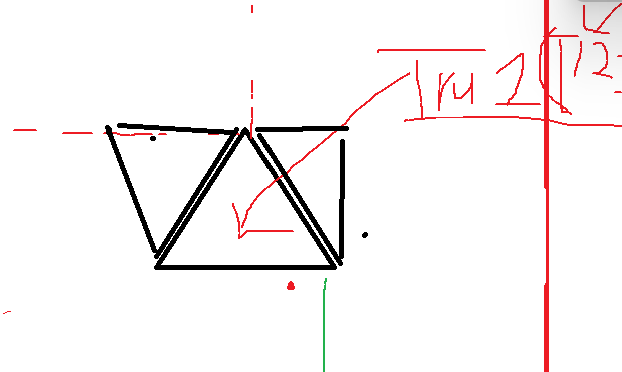
#> input picture get_pattern/images/test_sam_sannkaku_4.png, 622 x 372 px, found by its file name
$ python next.py
#> lines starting #> are read from the running program, lines starting #| are printed output that depends on the picture; after the words box and inside, x2 and y2 are one past the last pixel; in counts of white or black regions, pixels touching at a corner belong together
import cv2
import numpy as np

# 入力画像
img_path = "get_pattern/images/test_sam_sannkaku_4.png"
img = cv2.imread(img_path)
#> img is the input picture: shape (372, 622, 3); mean B, G, R 242.8, 242.7, 246.9

# ---- 黒色抽出 (RGBベース) ----
# 黒の範囲を定義
lower_black = np.array([0, 0, 0])
upper_black = np.array([50, 50, 50])  # 黒に近い色まで許容

mask = cv2.inRange(img, lower_black, upper_black)
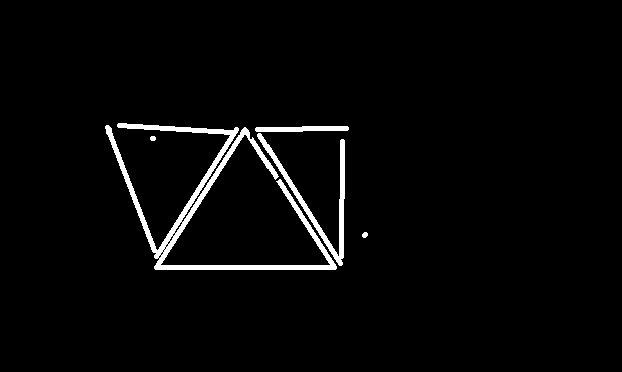
#> mask: shape (372, 622); 2.8% white; 5 white regions

# マスク画像から輪郭検出
contours, _ = cv2.findContours(mask, cv2.RETR_EXTERNAL, cv2.CHAIN_APPROX_SIMPLE)
#> contours = 5 contours, 1 with area under 20; largest, box (x1, y1, x2, y2) and area: (105, 123, 337, 270) 3776, (257, 133, 345, 266) 1122, (255, 126, 349, 132) 371, (362, 232, 368, 238) 20

# 輪郭を描画して確認
debug_img = img.copy()
cv2.drawContours(debug_img, contours, -1, (0, 255, 0), 2)
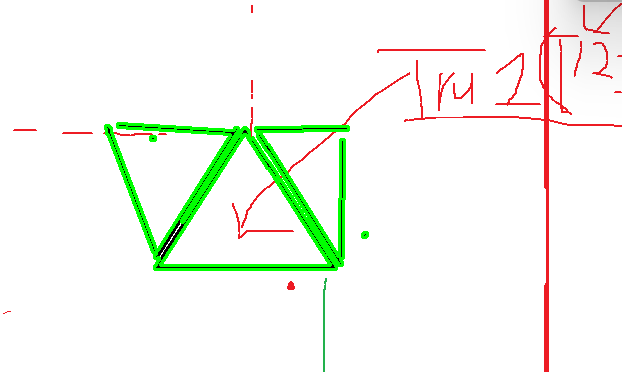
#> debug_img: shape (372, 622, 3); 3.59% of pixels changed, all inside (x1, y1, x2, y2) = (104, 122, 369, 271)

cv2.imshow("mask", mask)
cv2.imshow("detected contours", debug_img)
cv2.waitKey(0)
cv2.destroyAllWindows()

$ run again, with get_pattern/images/test_sam_sannkaku_1.png copied over get_pattern/images/test_sam_sannkaku_4.png
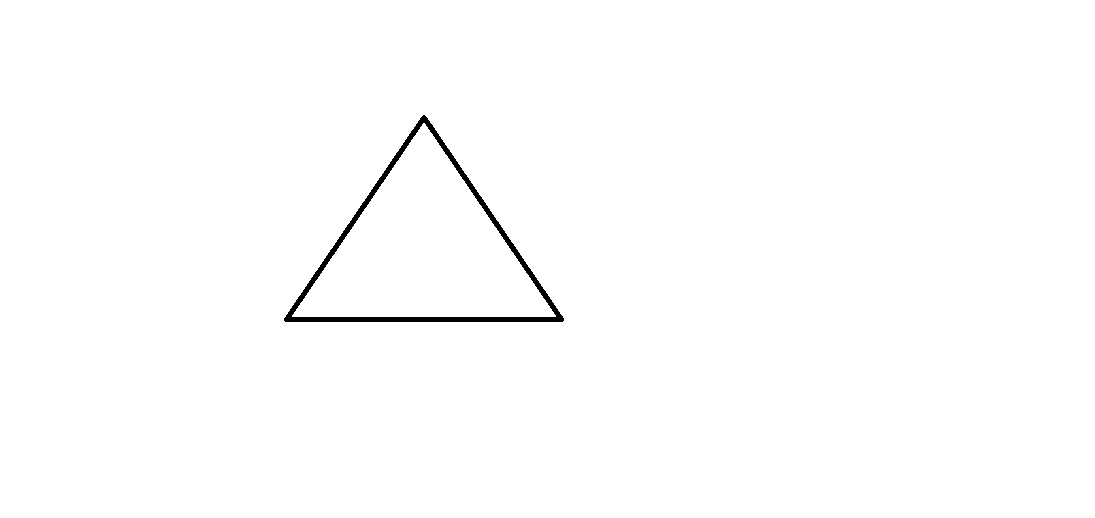
#> input picture get_pattern/images/test_sam_sannkaku_1.png, 1095 x 518 px, found by its file name
#> img is the input picture: shape (518, 1095, 3); 99.3% white; 1 black region, box (x1, y1, x2, y2) and area: (284, 115, 564, 322) 3826
#> mask: shape (518, 1095); 0.67% white; 1 white region
#> contours = 1 contour; box (x1, y1, x2, y2) and area: (284, 115, 564, 322) 29359
#> `cv2.drawContours(debug_img, contours, -1, (0, 255, 0), 2)`:
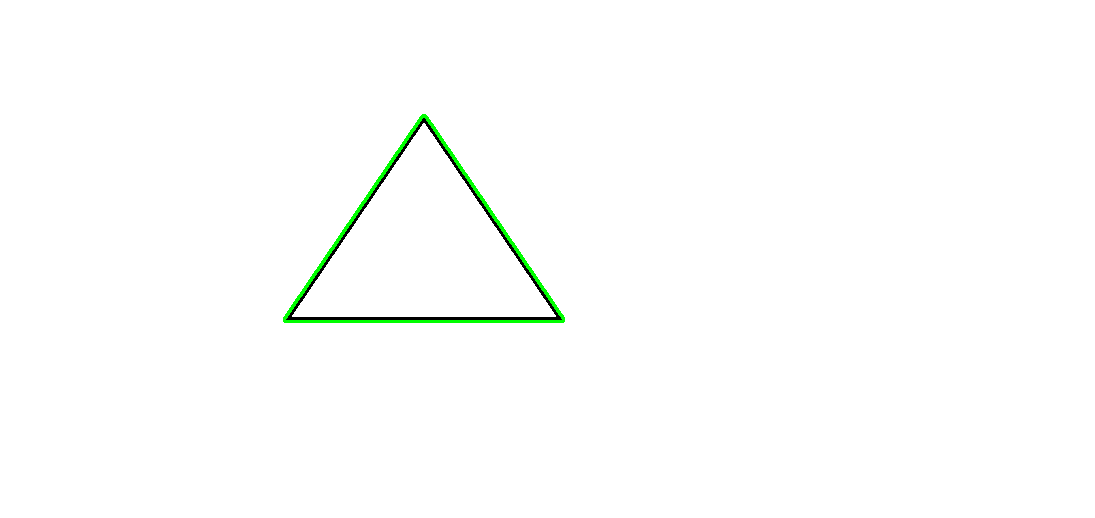
#> debug_img: shape (518, 1095, 3); 0.46% of pixels changed, all inside (x1, y1, x2, y2) = (283, 114, 565, 323)

$ run again, with get_pattern/images/test_sam_sannkaku_2.png copied over get_pattern/images/test_sam_sannkaku_4.png
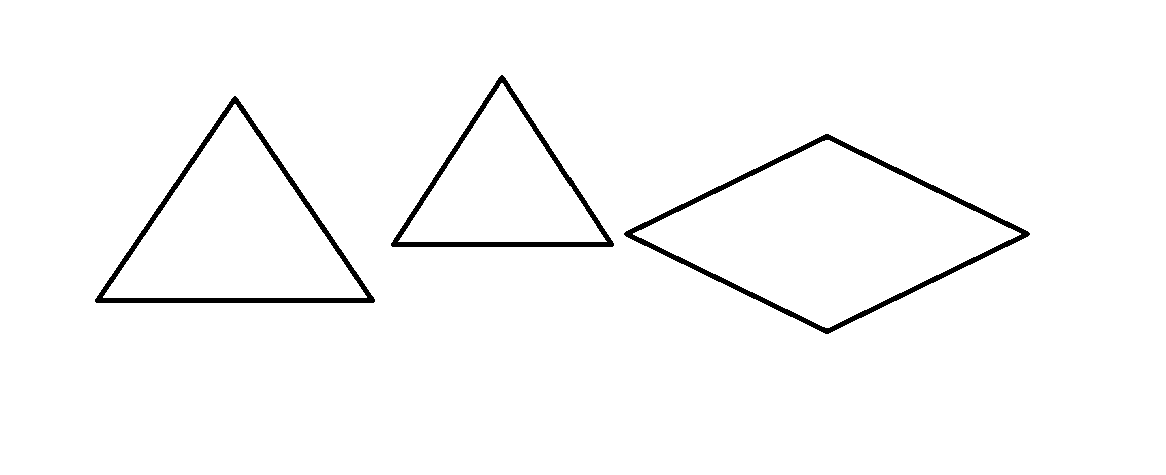
#> input picture get_pattern/images/test_sam_sannkaku_2.png, 1166 x 475 px, found by its file name
#> img is the input picture: shape (475, 1166, 3); 98% white; 3 black regions, box (x1, y1, x2, y2) and area: (624, 134, 1030, 334) 4450, (95, 96, 375, 303) 3826, (391, 75, 614, 247) 3069
#> mask: shape (475, 1166); 2% white; 3 white regions
#> contours = 3 contours; box (x1, y1, x2, y2) and area: (624, 134, 1030, 334) 40945, (95, 96, 375, 303) 29359, (391, 75, 614, 247) 19454
#> `cv2.drawContours(debug_img, contours, -1, (0, 255, 0), 2)`:
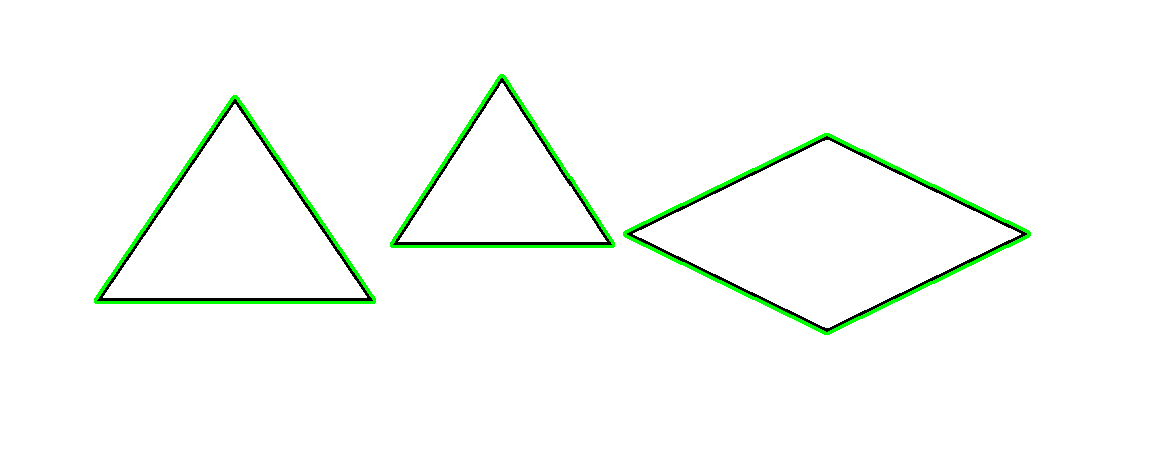
#> debug_img: shape (475, 1166, 3); 1.44% of pixels changed, all inside (x1, y1, x2, y2) = (94, 74, 1031, 335)

$ run again, with get_pattern/images/test_sam_sannkaku_3.png copied over get_pattern/images/test_sam_sannkaku_4.png
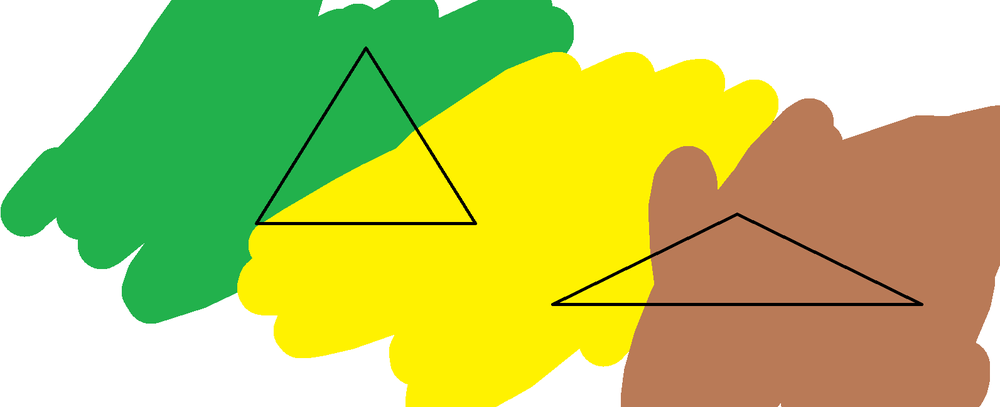
#> input picture get_pattern/images/test_sam_sannkaku_3.png, 1000 x 407 px, shrunk from 1593 x 649 before the run, found by its file name
#> img is the input picture: shape (407, 1000, 3); mean B, G, R 104.4, 200.1, 186.3
#> `mask = cv2.inRange(img, lower_black, upper_black)`:
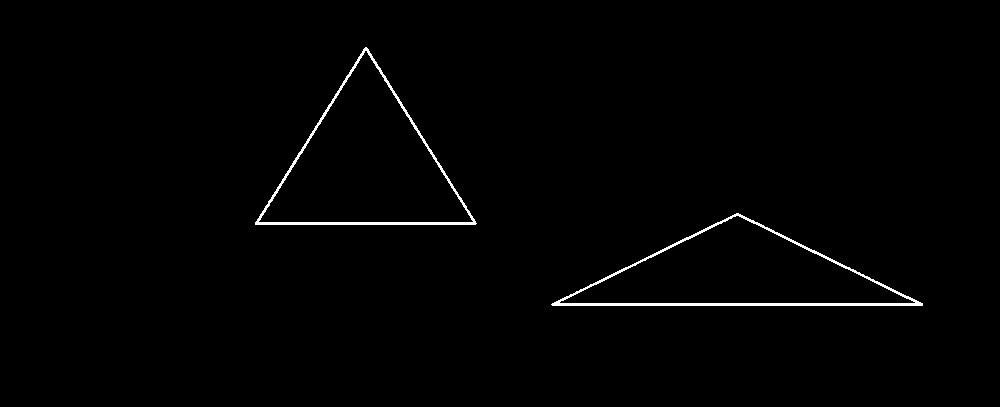
#> mask: shape (407, 1000); 0.97% white; 2 white regions
#> contours = 2 contours; box (x1, y1, x2, y2) and area: (255, 47, 477, 225) 19818, (551, 213, 923, 306) 17395
#> `cv2.drawContours(debug_img, contours, -1, (0, 255, 0), 2)`:
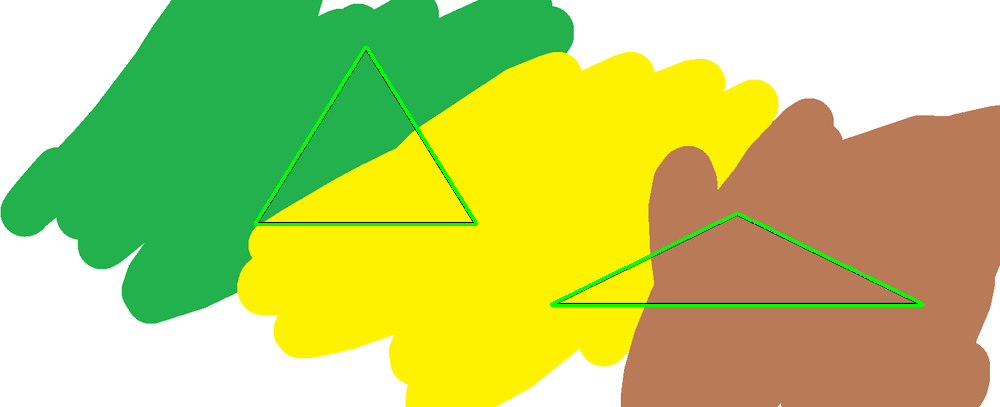
#> debug_img: shape (407, 1000, 3); 1.17% of pixels changed, all inside (x1, y1, x2, y2) = (254, 46, 924, 307)
